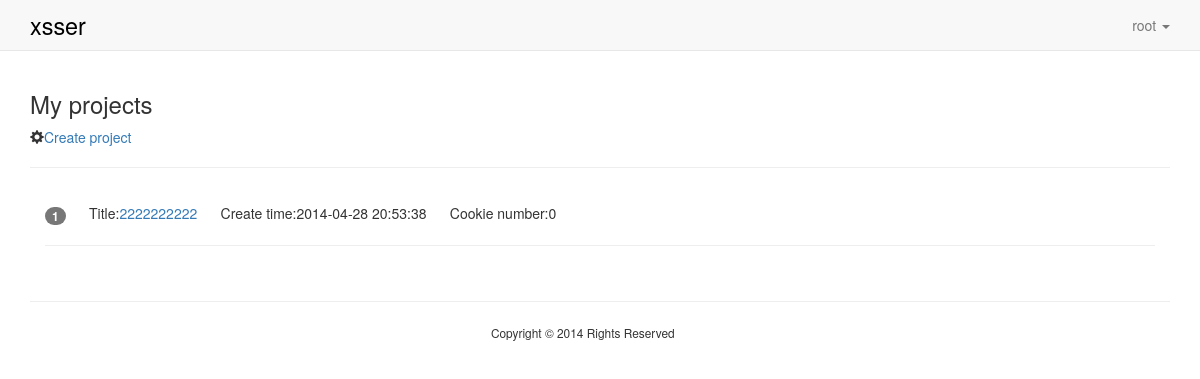
The app's page / (signed in), older data.
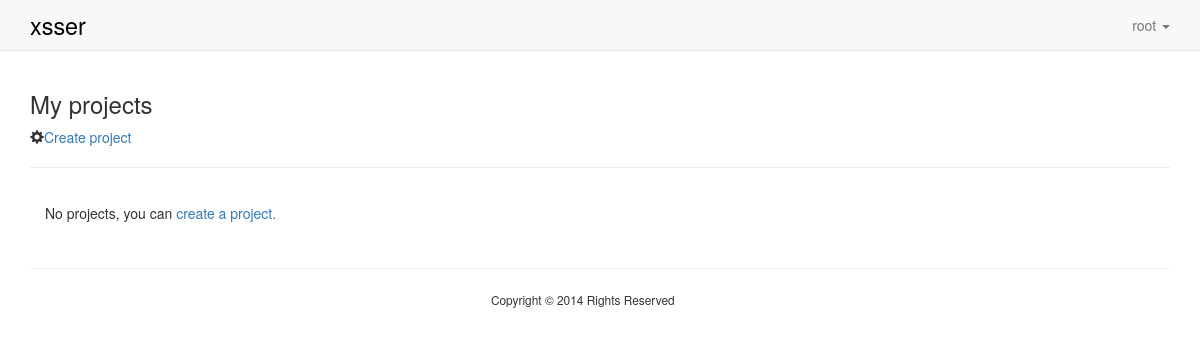
The same page, newer data.
### core/models.py (models this page shows, shortened)
class XssProject(models.Model):
    user = models.ForeignKey(User)
    title = models.CharField(max_length=30)
    records = models.ManyToManyField(Record, blank=True, null=True)
    create_time = models.DateTimeField(auto_now_add=True)
    keep_session = models.BooleanField(default=False)
    custom_js = models.BooleanField(default=False)
    custom_js_content = models.TextField(blank=True)

### core/views.py (the view)
# urls.py: url(r'^$', 'core.views.my_projects', name="index"),
@login_required(login_url="/login/")
def my_projects(request):
    p = XssProject.objects.filter(user=request.user)
    return render(request, "core/my_project.html", {"projects": p})

### templates/core/my_project.html (shortened to what this page needs)
{% extends "base.html" %}
{% block body %}
{% include "_nav_bar.html" %}
<div class="container">
    <div class="my_project">
        <h3>My projects</h3>
        <span class="glyphicon glyphicon-cog"></span><a href="/create_project/">Create project</a>
        <hr/>
        <div class="panel-body">
            {% if not projects %}
                <p>No projects, you can <a href="/create_project/">create a project.</a></p>
            {% else %}
                {% for project in projects reversed %}
                    <div class="project">
                        <p><span class="badge">{{ forloop.counter }}</span>
                            &nbsp;&nbsp;&nbsp;&nbsp;
                            Title:<a href="/project/?id={{ project.id }}">{{ project.title }}</a>
                            &nbsp;&nbsp;&nbsp;&nbsp;
                        Create time:{{ project.create_time|date:"Y-m-d H:i:s" }}
                            &nbsp;&nbsp;&nbsp;&nbsp;
                        Cookie number:{{ project.records.all|length }}</p>
                        <hr/>
                    </div>
                {% endfor %}
            {% endif %}
        </div>
    </div>
</div>
{% endblock %}

Row changes from the older to the newer data that the page shows:
removed XssProject: title "2222222222", create_time "2014-04-28 20:53:38", records.all|length "0"
Text that changed along with them:
text now shown: "No projects, you can create a project."
